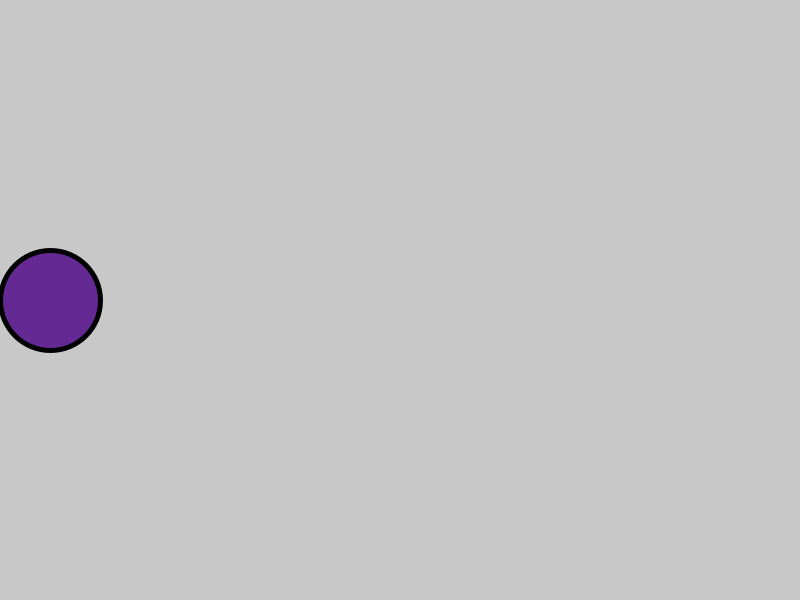
Frame 1 (no input)
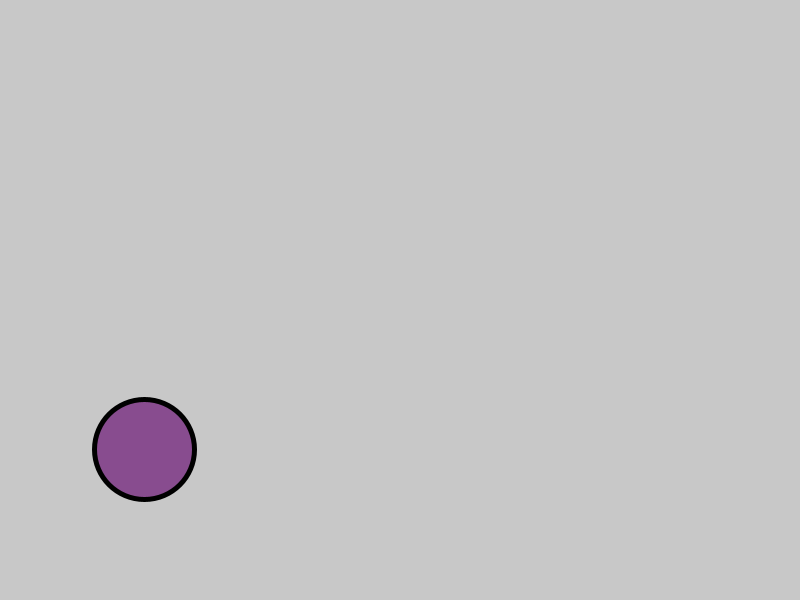
Frame 60 (the mouse pressed at the canvas centre just before this capture)
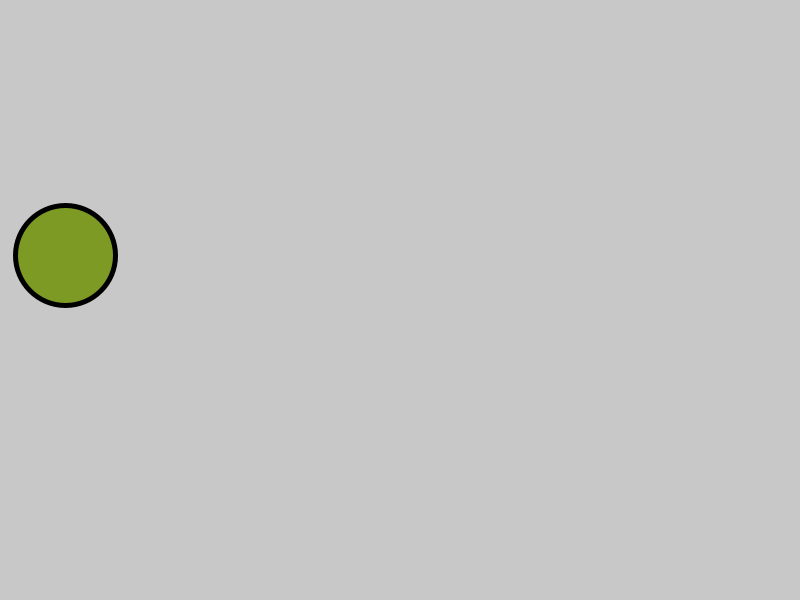
Frame 120 (the mouse held since frame 60 and released just before this capture)

The Processing sketch that drew these frames (run headless with seeded random() and noise(); from frame 60 on, the mouse is pressed at the canvas centre):

// Processing sketch: Advanced_Animation_4D
// ── Advanced_Animation_4D.pde
//Cheng Cheng 
//Programming 11 2-1 
//Feb 20 
int x,vx; 
int y, vy; 
void setup() { 
size(800, 600); 
x = 50; 
y = 300; 
vx=4; 
vy=8; 
strokeWeight(5); 
} 
void draw() { 
background(200); 
fill(int(random(1,155)),int(random(1,155)),int(random(1,155))); 
ellipse(x, y, 100, 100); 
x+=vx; 
y+=vy; 
if (x >= 750 || y>=550) { 
vx=-int(random(1, 15)); 
vy=-int(random(1,15)); 
} 
if (x<=50 || y<=50){ 
vx=int(random(1, 15)); 
vy=int(random(1,15)); 
} 
 
}
